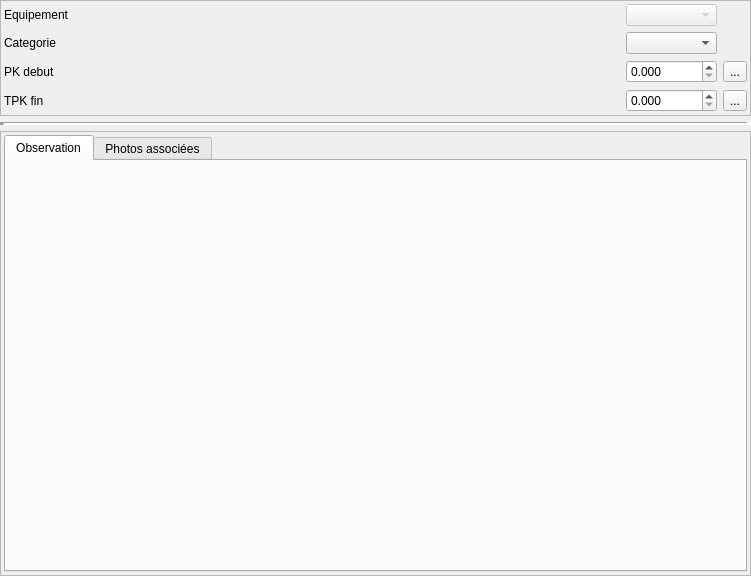
<?xml version="1.0" encoding="UTF-8"?>
<ui version="4.0">
 <class>Form</class>
 <widget class="QWidget" name="Form">
  <property name="geometry">
   <rect>
    <x>0</x>
    <y>0</y>
    <width>751</width>
    <height>576</height>
   </rect>
  </property>
  <property name="windowTitle">
   <string>Form</string>
  </property>
  <layout class="QVBoxLayout" name="verticalLayout_2">
   <property name="margin">
    <number>0</number>
   </property>
   <item>
    <widget class="QFrame" name="frame_2">
     <property name="frameShape">
      <enum>QFrame::StyledPanel</enum>
     </property>
     <property name="frameShadow">
      <enum>QFrame::Raised</enum>
     </property>
     <layout class="QGridLayout" name="gridLayout_3" columnstretch="1,0,0">
      <property name="margin">
       <number>3</number>
      </property>
      <item row="1" column="1">
       <widget class="QComboBox" name="comboBox_des_cat"/>
      </item>
      <item row="1" column="0">
       <widget class="QLabel" name="label_2">
        <property name="text">
         <string>Categorie</string>
        </property>
       </widget>
      </item>
      <item row="0" column="0">
       <widget class="QLabel" name="label_4">
        <property name="text">
         <string>Equipement</string>
        </property>
       </widget>
      </item>
      <item row="0" column="1">
       <widget class="QComboBox" name="comboBox_equipement">
        <property name="enabled">
         <bool>false</bool>
        </property>
       </widget>
      </item>
      <item row="2" column="0">
       <widget class="QLabel" name="label_3">
        <property name="text">
         <string>PK debut</string>
        </property>
       </widget>
      </item>
      <item row="3" column="0">
       <widget class="QLabel" name="label">
        <property name="text">
         <string>TPK fin</string>
        </property>
       </widget>
      </item>
      <item row="2" column="1">
       <widget class="QDoubleSpinBox" name="doubleSpinBox_pkdebut">
        <property name="decimals">
         <number>3</number>
        </property>
        <property name="maximum">
         <double>999999.989999999990687</double>
        </property>
       </widget>
      </item>
      <item row="3" column="1">
       <widget class="QDoubleSpinBox" name="doubleSpinBox_pkfin">
        <property name="decimals">
         <number>3</number>
        </property>
        <property name="maximum">
         <double>999999.989999999990687</double>
        </property>
       </widget>
      </item>
      <item row="2" column="2">
       <widget class="QToolButton" name="toolButton_pkdebut">
        <property name="text">
         <string>...</string>
        </property>
       </widget>
      </item>
      <item row="3" column="2">
       <widget class="QToolButton" name="toolButton_pkfin">
        <property name="text">
         <string>...</string>
        </property>
       </widget>
      </item>
     </layout>
    </widget>
   </item>
   <item>
    <widget class="Line" name="line">
     <property name="frameShadow">
      <enum>QFrame::Sunken</enum>
     </property>
     <property name="lineWidth">
      <number>5</number>
     </property>
     <property name="orientation">
      <enum>Qt::Horizontal</enum>
     </property>
    </widget>
   </item>
   <item>
    <widget class="QFrame" name="frame">
     <property name="frameShape">
      <enum>QFrame::StyledPanel</enum>
     </property>
     <property name="frameShadow">
      <enum>QFrame::Raised</enum>
     </property>
     <layout class="QVBoxLayout" name="verticalLayout">
      <property name="margin">
       <number>3</number>
      </property>
      <item>
       <widget class="QTabWidget" name="tabWidget">
        <property name="currentIndex">
         <number>0</number>
        </property>
        <widget class="QWidget" name="tab">
         <attribute name="title">
          <string>Observation</string>
         </attribute>
         <layout class="QGridLayout" name="gridLayout" columnstretch="0">
          <property name="margin">
           <number>3</number>
          </property>
         </layout>
        </widget>
        <widget class="QWidget" name="tab_2">
         <attribute name="title">
          <string>Photos associées</string>
         </attribute>
         <layout class="QVBoxLayout" name="verticalLayout_3">
          <property name="margin">
           <number>3</number>
          </property>
         </layout>
        </widget>
       </widget>
      </item>
     </layout>
    </widget>
   </item>
  </layout>
 </widget>
 <resources/>
 <connections/>
</ui>
